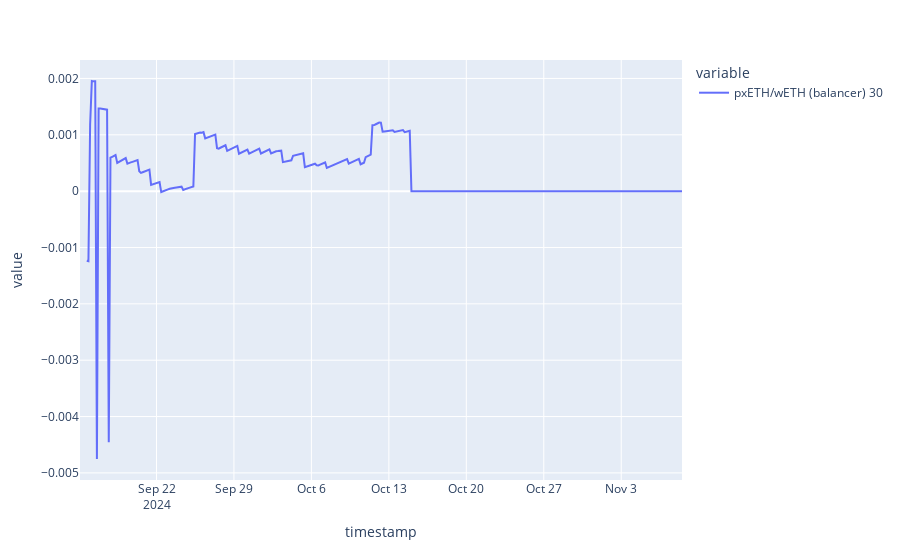

The notebook cell saved with this chart:
### Code cell
px.line(priceReturn['pxETH/wETH (balancer) 30'])

### Figure 1 — Plotly figure (JSON) as saved in the notebook; plotly's stock layout.template omitted (floating-point values rounded to 4 significant figures; data arrays with more than 128 entries replaced by an {"elided": "..."} marker saying what was removed)
{"data": [{"hovertemplate": "variable=pxETH/wETH (balancer) 30<br>timestamp=%{x}<br>value=%{y}<extra></extra>", "legendgroup": "pxETH/wETH (balancer) 30", "line": {"color": "#636efa", "dash": "solid"}, "marker": {"symbol": "circle"}, "mode": "lines", "name": "pxETH/wETH (balancer) 30", "orientation": "v", "showlegend": true, "type": "scatter", "x": {"elided": "357 str values"}, "xaxis": "x", "y": {"elided": "357 float values"}, "yaxis": "y"}], "layout": {"legend": {"title": {"text": "variable"}, "tracegroupgap": 0}, "margin": {"t": 60}, "xaxis": {"anchor": "y", "domain": [0, 1], "title": {"text": "timestamp"}}, "yaxis": {"anchor": "x", "domain": [0, 1], "title": {"text": "value"}}}}
